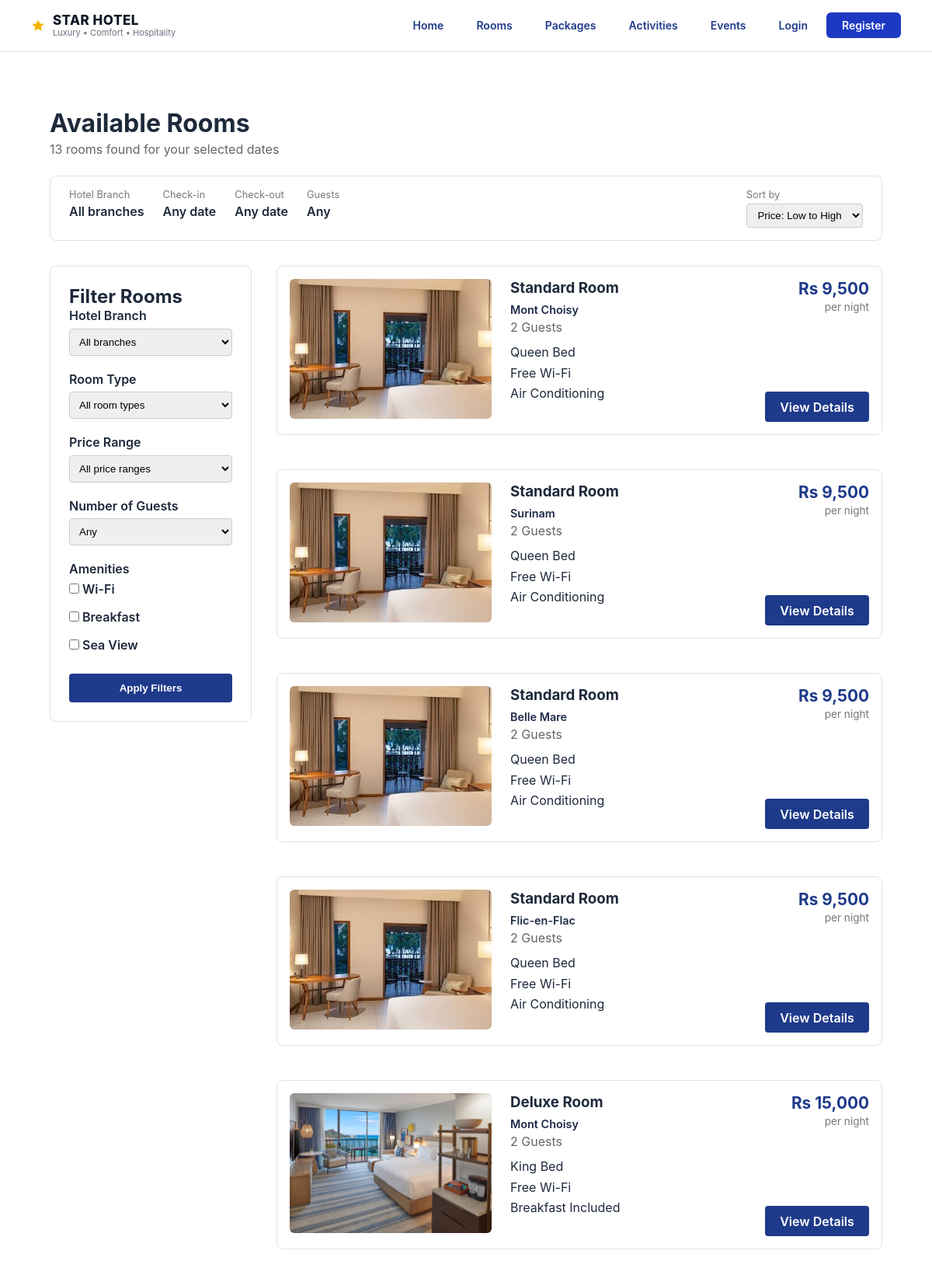
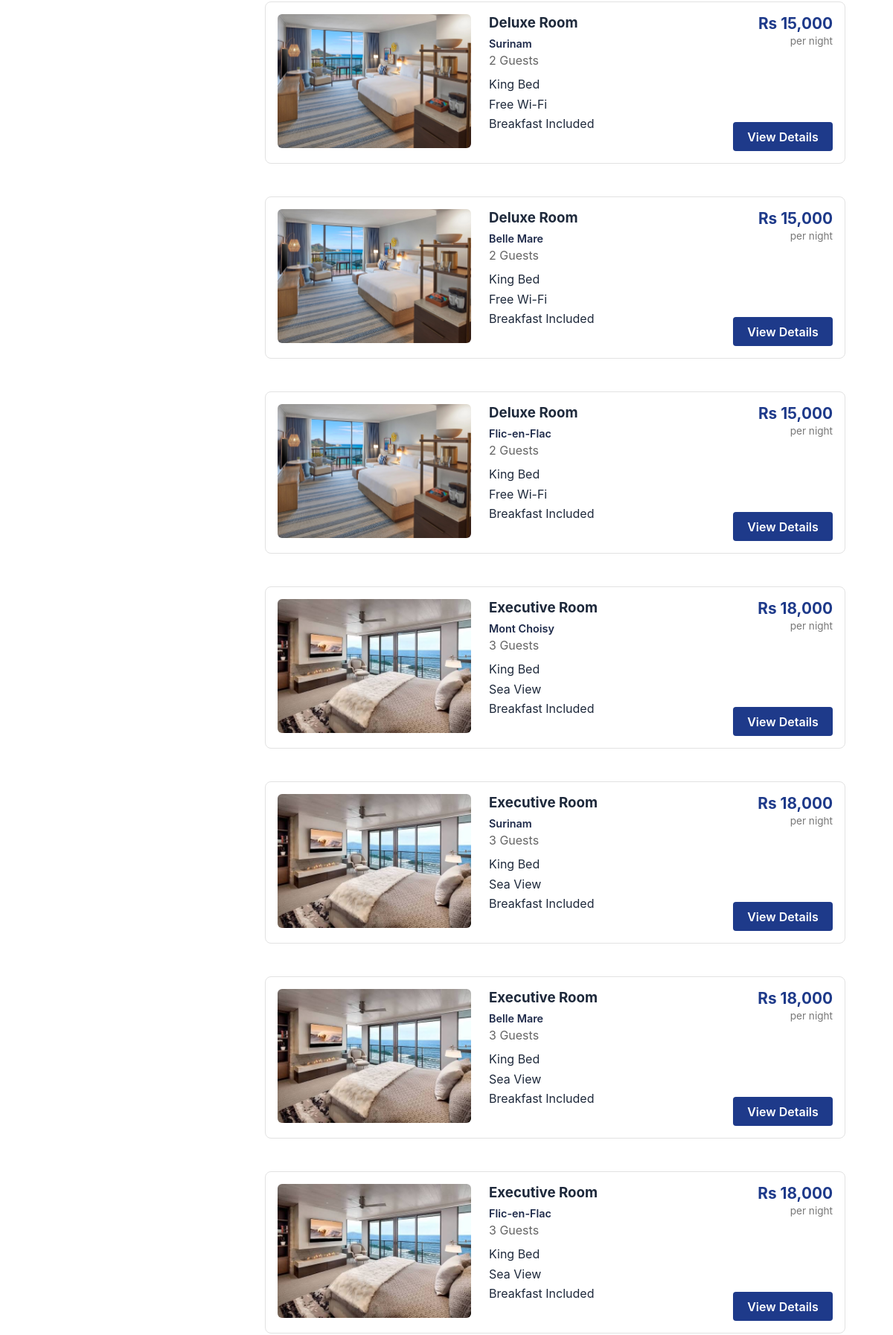
The page /search-results/ (upper part) on the database its author committed (2 pictures, top to bottom).
### StarHotel/hotel/models.py (models this page shows, shortened)
class Room(models.Model):
    room_id = models.AutoField(primary_key=True)
    room_number = models.CharField(max_length=10, blank=True, default='')
    room_type = models.CharField(max_length=50)
    room_status = models.CharField(max_length=20, default='available')
    price = models.DecimalField(max_digits=10, decimal_places=2)
    branch = models.ForeignKey(
        Branch,
        on_delete=models.CASCADE,
        related_name='rooms'
    )

class Branch(models.Model):
    branch_id = models.AutoField(primary_key=True)
    branch_name = models.CharField(max_length=100)
    tel_no = models.CharField(max_length=20)
    street = models.CharField(max_length=150)
    city = models.CharField(max_length=100)
    zipcode = models.CharField(max_length=10)
    class Meta:
        verbose_name_plural = "branches"

### StarHotel/hotel/views.py (the view)
# urls.py: path("search-results/", views.search_results, name="search_results"),
def search_results(request):
    branch = request.GET.get('branch', '').strip()
    room_type = request.GET.get('room_type', '').strip()
    price_range = request.GET.get('price_range', '').strip()
    amenities = request.GET.getlist('amenities')
    check_in_raw = request.GET.get('check_in', '').strip()
    check_out_raw = request.GET.get('check_out', '').strip()
    sort = request.GET.get('sort', 'price_asc')
    if sort not in ('price_asc', 'price_desc'):
        sort = 'price_asc'
    guests = _parse_guests(request.GET.get('guests', ''))
    price_bounds = _parse_price_range(price_range)
    check_in = _parse_date(check_in_raw)
    check_out = _parse_date(check_out_raw)
    errors = []
    if check_in_raw and check_in is None:
        errors.append("That check-in date isn't valid.")
    if check_out_raw and check_out is None:
        errors.append("That check-out date isn't valid.")
    if check_in and check_in < date.today():
        errors.append("Check-in cannot be in the past.")
    if check_in and check_out and check_out <= check_in:
        errors.append("Check-out must be after check-in.")
    if errors:
        check_in = check_out = None
    rooms = []
    room_qs = Room.objects.select_related("branch").filter(
        room_status="available"
    ).order_by("price", "room_id")
    if branch:
        room_qs = room_qs.filter(branch__branch_name=branch)
    if room_type:
        room_qs = room_qs.filter(room_type=room_type)
    if price_bounds:
        low, high = price_bounds
        room_qs = room_qs.filter(price__gte=low, price__lte=high)
    if check_in and check_out:
        booked_rooms = Room_Item.objects.filter(
            check_in__lt=check_out,
            check_out__gt=check_in,
        ).exclude(booking__bk_status="cancelled").values_list("room", flat=True)
        room_qs = room_qs.exclude(room_id__in=booked_rooms)
    if sort == 'price_desc':
        room_qs = room_qs.order_by("-price", "room_id")
    else:
        room_qs = room_qs.order_by("price", "room_id")
    for r in room_qs:
        info = ROOM_INFO.get(r.room_type)
        if info is None:
            continue    # a room type we have no display info for
        if guests and info['guests'] < guests:
            continue    # room is too small for this party
        if amenities and not set(amenities).issubset(info['amenities']):
            continue    # room is missing a ticked amenity
        rooms.append({
            'room_id': r.room_id,
            'name': r.room_type,
            'branch': r.branch.branch_name,
            'price': r.price,
            'guests': info['guests'],
            'features': info['features'],
            'amenities': info['amenities'],
            'image_path': ROOM_IMAGES.get(r.room_type, "images/deluxe.jpg"),
            'url_name': info['url_name'],
        })
    context = {
        'rooms': rooms,
        'branch': branch,
        'check_in': check_in,
        'check_out': check_out,
        'guests': guests,
        'check_in_raw': check_in_raw,
        'check_out_raw': check_out_raw,
        'branches': Branch.objects.order_by('branch_name'),
        'sort': sort,
    }
    return render(request, "hotel/search_results.html", context)

### StarHotel/hotel/views.py (called while the page is built)
def _parse_guests(value):
    digits = ''.join(ch for ch in (value or '') if ch.isdigit())
    if not digits:
        return None
    n = int(digits)
    return n if 1 <= n <= 20 else None

def _parse_price_range(value):
    try:
        low, high = (value or '').split('-')
        low, high = int(low), int(high)
    except ValueError:
        return None
    return (low, high) if 0 <= low <= high else None

def _parse_date(value):
    try:
        return date.fromisoformat(value)
    except (TypeError, ValueError):
        return None

### StarHotel/hotel/templates/hotel/search_results.html (shortened to what this page needs)
{% extends "base.html" %}
{% load static %}
{% block content %}
<div class="search-results-page">
    <div class="search-results-heading">
        <h1>Available Rooms</h1>
        <p class="results-count">{{ rooms|length }} room{{ rooms|length|pluralize }} found for your selected dates</p>
    </div>
    <div class="search-summary-bar">
         <div class="summary-box">
            <span class="summary-label">Hotel Branch</span>
            <span class="summary-value">{{ branch|default:"All branches" }}</span>
        </div>
        <div class="summary-box">
            <span class="summary-label">Check-in</span>
            <span class="summary-value">{{ check_in|date:"d M Y"|default:"Any date" }}</span>
        </div>
        <div class="summary-box">
            <span class="summary-label">Check-out</span>
            <span class="summary-value">{{ check_out|date:"d M Y"|default:"Any date" }}</span>
        </div>
        <div class="summary-box">
            <span class="summary-label">Guests</span>
            <span class="summary-value">{% if guests %}{{ guests }} Guest{{ guests|pluralize }}{% else %}Any{% endif %}</span>
        </div>
        <div class="summary-box sort-box">
            <span class="summary-label">Sort by</span>
            <select class="sort-select" name="sort" form="filterForm" onchange="this.form.submit()">
                <option value="price_asc" {% if sort == 'price_asc' %}selected{% endif %}>Price: Low to High</option>
            </select>
        </div>
    </div>
    <div class="search-results-body">
        <aside class="filter-sidebar">
            <form id="filterForm" method="get" action="{% url 'search_results' %}">
                <h2>Filter Rooms</h2>
                <div class="filter-group">
                    <label for="hotelBranch">Hotel Branch</label>
                    <select id="hotelBranch" name="branch">
                        <option value="">All branches</option>
                    </select>
                </div>
                <div class="filter-group">
                    <label for="roomType">Room Type</label>
                    <select id="roomType" name="room_type">
                        <option value="">All room types</option>
                    </select>
                </div>
                <div class="filter-group">
                    <label for="priceRange">Price Range</label>
                    <select id="priceRange" name="price_range">
                        <option value="">All price ranges</option>
                    </select>
                </div>
                <div class="filter-group">
                    <label for="numGuests">Number of Guests</label>
                    <select id="numGuests" name="guests">
                        <option value="">Any</option>
                    </select>
                </div>
                <div class="filter-group">
                    <label>Amenities</label>
                    <div class="amenities-checkboxes">
                        <label class="amenity-item">
                            <input type="checkbox" name="amenities" value="wifi" {% if 'wifi' in amenities %}checked{% endif %}>
                            Wi-Fi
                        </label>
                        <label class="amenity-item">
                            <input type="checkbox" name="amenities" value="breakfast" {% if 'breakfast' in amenities %}checked{% endif %}>
                            Breakfast
                        </label>
                        <label class="amenity-item">
                            <input type="checkbox" name="amenities" value="sea_view" {% if 'sea_view' in amenities %}checked{% endif %}>
                            Sea View
                        </label>
                    </div>
                </div>
                <button type="submit" class="apply-filters-btn">Apply Filters</button>
            </form>
        </aside>
                <div class="room-listings">
            {% for room in rooms %}
            <div class="room-card">
                <div class="room-card-image">
                    <img src="{% static room.image_path %}" alt="{{ room.name }}">
                </div>
                <div class="room-card-info">
                    <h3 class="room-card-name">{{ room.name }}</h3>
                    <p class="room-card-branch">{{ room.branch }}</p>
                    <p class="room-card-guests">{{ room.guests }} Guests</p>
                    <ul class="room-card-features">
                        {% for feature in room.features %}
                        <li>{{ feature }}</li>
                        {% endfor %}
                    </ul>
                </div>
                <div class="room-card-action">
                    <p class="room-card-price">
                        <span class="price-amount">Rs {{ room.price|floatformat:"0g" }}</span>
                        <span class="price-period">per night</span>
                    </p>
                    <a href="{% url room.url_name %}" class="view-details-btn">View Details</a>
                </div>
            </div>
            {% empty %}
            <div class="no-results">
                <h3>No rooms match your search</h3>
                <p>Try a different branch, dates or room type, or remove some filters.</p>
                <a href="{% url 'search_results' %}" class="view-details-btn">Clear all filters</a>
            </div>
            {% endfor %}
        </div>
    </div>
</div>
{% endblock %}

### StarHotel/hotel/static/css/style.css (style rules this page uses)
body { margin:0; font-family:Arial, Helvetica, sans-serif; background:#F6F8FA; }
:root { --navy: #1E3A8A; --navy-light: #1d2f52; --accent-red: #d62828; --text-light: #f4f4f4; --text-muted: #9fb0cc; --divider: rgba(255,255,255,0.15); }
* { box-sizing: border-box; margin: 0; padding: 0; }
body { background-color: #ffffff; color: var(--text-dark); font-family: -apple-system, BlinkMacSystemFont, "Segoe UI", Roboto, sans-serif; }
:root { --primary-blue: #1d39c4; --primary-hover: #10239e; --dark-navy: #091a30; --text-dark: #1e293b; --bg-light: #f8fafc; --border-color: #e2e8f0; --radius-md: 12px; }
.search-results-page { max-width: 1200px; margin: 0 auto; padding: 2rem 1.5rem; }
.search-results-heading h1 { margin: 0 0 0.25rem 0; }
.results-count { color: #666; margin: 0 0 1.5rem 0; }
.search-summary-bar { display: flex; gap: 1.5rem; background: #fff; border: 1px solid #e2e2e2; border-radius: 8px; padding: 1rem 1.5rem; margin-bottom: 2rem; }
.summary-box { display: flex; flex-direction: column; }
.summary-label { font-size: 0.8rem; color: #777; margin-bottom: 0.25rem; }
.summary-value { font-weight: 600; }
.sort-box { margin-left: auto; }
.sort-select { padding: 0.4rem 0.6rem; border: 1px solid #ccc; border-radius: 4px; }
.search-results-body { display: flex; gap: 2rem; align-items: flex-start; }
.filter-sidebar { width: 260px; flex-shrink: 0; background: #fff; border: 1px solid #e2e2e2; border-radius: 8px; padding: 1.5rem; }
.filter-group { margin-bottom: 1.25rem; }
.filter-group label { display: block; font-weight: 600; margin-bottom: 0.4rem; }
.filter-group select { width: 100%; padding: 0.5rem; border: 1px solid #ccc; border-radius: 4px; }
.amenities-checkboxes { display: flex; flex-direction: column; gap: 0.6rem; }
.amenity-item { display: flex; align-items: center; gap: 0.4rem; font-weight: normal; }
.apply-filters-btn { width: 100%; padding: 0.7rem; background: var(--navy); color: #fff; border: none; border-radius: 4px; font-weight: 600; cursor: pointer; }
.room-listings { flex: 1; display: flex; flex-direction: column; gap: 1.5rem; }
.room-card { display: flex; gap: 1.5rem; background: #fff; border: 1px solid #e2e2e2; border-radius: 8px; padding: 1rem; margin-bottom: 20px; }
.room-card-image { width: 260px; flex-shrink: 0; }
.room-card-image img { width: 100%; height: 180px; object-fit: cover; border-radius: 6px; }
.room-card-info { flex: 1; }
.room-card-name { margin: 0 0 0.5rem 0; }
.room-card-guests { color: #666; margin: 0 0 0.75rem 0; }
.room-card-features { list-style: none; padding: 0; margin: 0; }
.room-card-features li { margin-bottom: 0.4rem; }
.room-card-action { display: flex; flex-direction: column; align-items: flex-end; justify-content: space-between; text-align: right; }
.room-card-price { margin: 0; }
.price-amount { display: block; font-size: 1.3rem; font-weight: 700; color: var(--navy); }
.price-period { font-size: 0.85rem; color: #777; }
.view-details-btn { display: inline-block; background: var(--navy); color: #fff; padding: 0.6rem 1.2rem; border-radius: 4px; text-decoration: none; font-weight: 600; }
:root { --auth-navy: #1e3a8a; --auth-navy-dark: #172e6e; --auth-teal: #3b9090; --auth-line: #6b7280; --auth-link: #2563a8; }
.room-card-branch { color: #1e2a4a; font-weight: 600; font-size: 0.9rem; margin: 0 0 0.25rem 0; }

### rows shown on the page
Room: name "Standard Room", price "9,500"
Branch: branch "Mont Choisy" "Mont Choisy" "Mont Choisy"
Room: name "Standard Room", price "9,500"
Branch: branch "Surinam" "Surinam" "Surinam"
Room: name "Standard Room", price "9,500"
Branch: branch "Belle Mare" "Belle Mare" "Belle Mare"
Room: name "Standard Room", price "9,500"
Branch: branch "Flic-en-Flac" "Flic-en-Flac" "Flic-en-Flac"
Room: name "Deluxe Room", price "15,000"
Room: name "Deluxe Room", price "15,000"
Room: name "Deluxe Room", price "15,000"
Room: name "Deluxe Room", price "15,000"
Room: name "Executive Room", price "18,000"
Room: name "Executive Room", price "18,000"
Room: name "Executive Room", price "18,000"
Room: name "Executive Room", price "18,000"

### other values the page prints
{{ rooms|length }} "13"
{{ branch|default:"All branches" }} "All branches"
{{ check_in|date:"d M Y"|default:"Any date" }} "Any date"
{{ check_out|date:"d M Y"|default:"Any date" }} "Any date"
{{ room.guests }} "2" "2" "2" "2" "2" "2" "2" "2" "3" "3" "3" "3"
{{ feature }} "Queen Bed" "Free Wi-Fi" "Air Conditioning" "Queen Bed" "Free Wi-Fi" "Air Conditioning" "Queen Bed" "Free Wi-Fi" "Air Conditioning" "Queen Bed" "Free Wi-Fi" "Air Conditioning" "King Bed" "Free Wi-Fi" "Breakfast Included" "King Bed" "Free Wi-Fi" "Breakfast Included" "King Bed" "Free Wi-Fi" "Breakfast Included" "King Bed" "Free Wi-Fi" "Breakfast Included" "King Bed" "Sea View" "Breakfast Included" "King Bed" "Sea View" "Breakfast Included" "King Bed" "Sea View" "Breakfast Included" "King Bed" "Sea View" "Breakfast Included"
